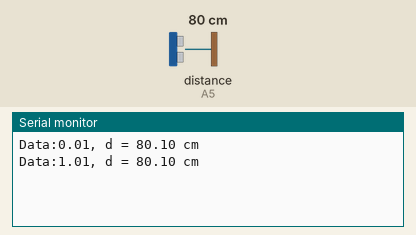
A sketch run on a simulated Arduino Uno, built with avr-gcc and run on an emulated ATmega328P. Shown: the last lines printed to the serial monitor. Wiring (inferred from the names in the program): ultrasonic range finder: trigger A0; echo A5. The inputs (shaded band) are chosen by the test bench; at power-on: distance to the obstacle (sensor on A5) 80 cm. The echo pulse lasts 58.3 µs per cm.

Above: at 1.8 s.
1.9 s: distance to the obstacle (sensor on A5) set to 2 cm
At 2.8 s:
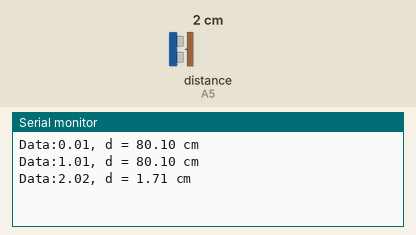
3.4 s: distance to the obstacle (sensor on A5) set to 4 cm
At 4.5 s:
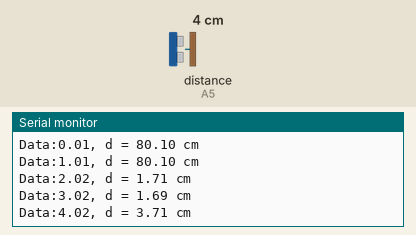
Timing chart, 0 to 6.4 s (numbered marks = the images above; inputs shaded):
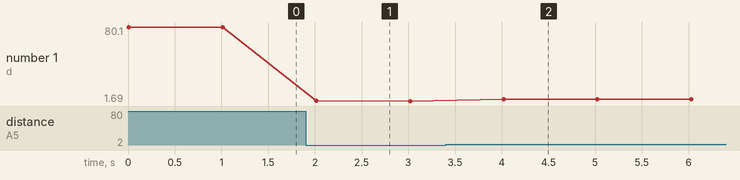

The sketch:

EX_ULTRASONIC_SENSOR_ANALOG.ino
```cpp
const int TRIGGER_PIN = A0;
const int ECHO_PIN = A5;
const int inter_time = 1000;

void setup() {
  Serial.begin(9600);
  pinMode (TRIGGER_PIN, OUTPUT);
  pinMode (ECHO_PIN, INPUT);
}

void loop() {
  unsigned long duration;
  float distance;
  digitalWrite(TRIGGER_PIN, HIGH);
  delayMicroseconds(1000);
  digitalWrite(TRIGGER_PIN, LOW);
  duration = pulseIn (ECHO_PIN, HIGH);
  distance = (duration / 2.0) / 29.0;
  Serial.print("Data:");
  Serial.print (millis() / 1000.0);
  Serial.print(", d = ");
  Serial.print(distance);
  Serial.println(" cm");
  delay(inter_time);
}
```

Measured:
- after the input at 1.9 s, the serial monitor: prints a new line after 0.12 s (image 1)
- after the input at 3.4 s, the serial monitor: prints a new line after 0.62 s (image 2)
- plotted number 1: 80.1 → 1.69 after the input at 1.9 s, 1.69 → 3.71 after the input at 3.4 s
